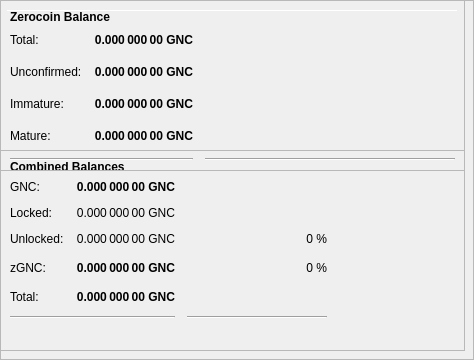
        <widget class="QFrame" name="frameObfuscation">
         <property name="minimumSize">
          <size>
           <width>0</width>
           <height>350</height>
          </size>
         </property>
         <property name="layoutDirection">
          <enum>Qt::LeftToRight</enum>
         </property>
         <property name="frameShape">
          <enum>QFrame::StyledPanel</enum>
         </property>
         <property name="frameShadow">
          <enum>QFrame::Raised</enum>
         </property>
         <widget class="QPushButton" name="runAutoDenom">
          <property name="geometry">
           <rect>
            <x>251</x>
            <y>17</y>
            <width>1</width>
            <height>1</height>
           </rect>
          </property>
          <property name="palette">
           <palette>
            <active>
             <colorrole role="WindowText">
              <brush brushstyle="SolidPattern">
               <color alpha="255">
                <red>0</red>
                <green>0</green>
                <blue>0</blue>
               </color>
              </brush>
             </colorrole>
             <colorrole role="Button">
              <brush brushstyle="SolidPattern">
               <color alpha="255">
                <red>239</red>
                <green>238</green>
                <blue>238</blue>
               </color>
              </brush>
             </colorrole>
             <colorrole role="Light">
              <brush brushstyle="SolidPattern">
               <color alpha="255">
                <red>255</red>
                <green>255</green>
                <blue>255</blue>
               </color>
              </brush>
             </colorrole>
             <colorrole role="Midlight">
              <brush brushstyle="SolidPattern">
               <color alpha="255">
                <red>247</red>
                <green>246</green>
                <blue>246</blue>
               </color>
              </brush>
             </colorrole>
             <colorrole role="Dark">
              <brush brushstyle="SolidPattern">
               <color alpha="255">
                <red>119</red>
                <green>119</green>
                <blue>119</blue>
               </color>
              </brush>
             </colorrole>
             <colorrole role="Mid">
              <brush brushstyle="SolidPattern">
               <color alpha="255">
                <red>159</red>
                <green>159</green>
                <blue>159</blue>
               </color>
              </brush>
             </colorrole>
             <colorrole role="Text">
              <brush brushstyle="SolidPattern">
               <color alpha="255">
                <red>0</red>
                <green>0</green>
                <blue>0</blue>
               </color>
              </brush>
             </colorrole>
             <colorrole role="BrightText">
              <brush brushstyle="SolidPattern">
               <color alpha="255">
                <red>255</red>
                <green>255</green>
                <blue>255</blue>
               </color>
              </brush>
             </colorrole>
             <colorrole role="ButtonText">
              <brush brushstyle="SolidPattern">
               <color alpha="255">
                <red>0</red>
                <green>0</green>
                <blue>0</blue>
               </color>
              </brush>
             </colorrole>
             <colorrole role="Base">
              <brush brushstyle="SolidPattern">
               <color alpha="255">
                <red>255</red>
                <green>255</green>
                <blue>255</blue>
               </color>
              </brush>
             </colorrole>
             <colorrole role="Window">
              <brush brushstyle="SolidPattern">
               <color alpha="255">
                <red>239</red>
                <green>238</green>
                <blue>238</blue>
               </color>
              </brush>
             </colorrole>
             <colorrole role="Shadow">
              <brush brushstyle="SolidPattern">
               <color alpha="255">
                <red>0</red>
                <green>0</green>
                <blue>0</blue>
               </color>
              </brush>
             </colorrole>
             <colorrole role="AlternateBase">
              <brush brushstyle="SolidPattern">
               <color alpha="255">
                <red>247</red>
                <green>246</green>
                <blue>246</blue>
               </color>
              </brush>
             </colorrole>
             <colorrole role="ToolTipBase">
              <brush brushstyle="SolidPattern">
               <color alpha="255">
                <red>255</red>
                <green>255</green>
                <blue>220</blue>
               </color>
              </brush>
             </colorrole>
             <colorrole role="ToolTipText">
              <brush brushstyle="SolidPattern">
               <color alpha="255">
                <red>0</red>
                <green>0</green>
                <blue>0</blue>
               </color>
              </brush>
             </colorrole>
            </active>
            <inactive>
             <colorrole role="WindowText">
              <brush brushstyle="SolidPattern">
               <color alpha="255">
                <red>0</red>
                <green>0</green>
                <blue>0</blue>
               </color>
              </brush>
             </colorrole>
             <colorrole role="Button">
              <brush brushstyle="SolidPattern">
               <color alpha="255">
                <red>239</red>
                <green>238</green>
                <blue>238</blue>
               </color>
              </brush>
             </colorrole>
             <colorrole role="Light">
              <brush brushstyle="SolidPattern">
               <color alpha="255">
                <red>255</red>
                <green>255</green>
                <blue>255</blue>
               </color>
              </brush>
             </colorrole>
             <colorrole role="Midlight">
              <brush brushstyle="SolidPattern">
               <color alpha="255">
                <red>247</red>
                <green>246</green>
                <blue>246</blue>
               </color>
              </brush>
             </colorrole>
             <colorrole role="Dark">
              <brush brushstyle="SolidPattern">
               <color alpha="255">
                <red>119</red>
                <green>119</green>
                <blue>119</blue>
               </color>
              </brush>
             </colorrole>
             <colorrole role="Mid">
              <brush brushstyle="SolidPattern">
               <color alpha="255">
                <red>159</red>
                <green>159</green>
                <blue>159</blue>
               </color>
              </brush>
             </colorrole>
             <colorrole role="Text">
              <brush brushstyle="SolidPattern">
               <color alpha="255">
                <red>0</red>
                <green>0</green>
                <blue>0</blue>
               </color>
              </brush>
             </colorrole>
             <colorrole role="BrightText">
              <brush brushstyle="SolidPattern">
               <color alpha="255">
                <red>255</red>
                <green>255</green>
                <blue>255</blue>
               </color>
              </brush>
             </colorrole>
             <colorrole role="ButtonText">
              <brush brushstyle="SolidPattern">
               <color alpha="255">
                <red>0</red>
                <green>0</green>
                <blue>0</blue>
               </color>
              </brush>
             </colorrole>
             <colorrole role="Base">
              <brush brushstyle="SolidPattern">
               <color alpha="255">
                <red>255</red>
                <green>255</green>
                <blue>255</blue>
               </color>
              </brush>
             </colorrole>
             <colorrole role="Window">
              <brush brushstyle="SolidPattern">
               <color alpha="255">
                <red>239</red>
                <green>238</green>
                <blue>238</blue>
               </color>
              </brush>
             </colorrole>
             <colorrole role="Shadow">
              <brush brushstyle="SolidPattern">
               <color alpha="255">
                <red>0</red>
                <green>0</green>
                <blue>0</blue>
               </color>
              </brush>
             </colorrole>
             <colorrole role="AlternateBase">
              <brush brushstyle="SolidPattern">
               <color alpha="255">
                <red>247</red>
                <green>246</green>
                <blue>246</blue>
               </color>
              </brush>
             </colorrole>
             <colorrole role="ToolTipBase">
              <brush brushstyle="SolidPattern">
               <color alpha="255">
                <red>255</red>
                <green>255</green>
                <blue>220</blue>
               </color>
              </brush>
             </colorrole>
             <colorrole role="ToolTipText">
              <brush brushstyle="SolidPattern">
               <color alpha="255">
                <red>0</red>
                <green>0</green>
                <blue>0</blue>
               </color>
              </brush>
             </colorrole>
            </inactive>
            <disabled>
             <colorrole role="WindowText">
              <brush brushstyle="SolidPattern">
               <color alpha="255">
                <red>119</red>
                <green>119</green>
                <blue>119</blue>
               </color>
              </brush>
             </colorrole>
             <colorrole role="Button">
              <brush brushstyle="SolidPattern">
               <color alpha="255">
                <red>239</red>
                <green>238</green>
                <blue>238</blue>
               </color>
              </brush>
             </colorrole>
             <colorrole role="Light">
              <brush brushstyle="SolidPattern">
               <color alpha="255">
                <red>255</red>
                <green>255</green>
                <blue>255</blue>
               </color>
              </brush>
             </colorrole>
             <colorrole role="Midlight">
              <brush brushstyle="SolidPattern">
               <color alpha="255">
                <red>247</red>
                <green>246</green>
                <blue>246</blue>
               </color>
              </brush>
             </colorrole>
             <colorrole role="Dark">
              <brush brushstyle="SolidPattern">
               <color alpha="255">
                <red>119</red>
                <green>119</green>
                <blue>119</blue>
               </color>
              </brush>
             </colorrole>
             <colorrole role="Mid">
              <brush brushstyle="SolidPattern">
               <color alpha="255">
                <red>159</red>
                <green>159</green>
                <blue>159</blue>
               </color>
              </brush>
             </colorrole>
             <colorrole role="Text">
              <brush brushstyle="SolidPattern">
               <color alpha="255">
                <red>119</red>
                <green>119</green>
                <blue>119</blue>
               </color>
              </brush>
             </colorrole>
             <colorrole role="BrightText">
              <brush brushstyle="SolidPattern">
               <color alpha="255">
                <red>255</red>
                <green>255</green>
                <blue>255</blue>
               </color>
              </brush>
             </colorrole>
             <colorrole role="ButtonText">
              <brush brushstyle="SolidPattern">
               <color alpha="255">
                <red>119</red>
                <green>119</green>
                <blue>119</blue>
               </color>
              </brush>
             </colorrole>
             <colorrole role="Base">
              <brush brushstyle="SolidPattern">
               <color alpha="255">
                <red>239</red>
                <green>238</green>
                <blue>238</blue>
               </color>
              </brush>
             </colorrole>
             <colorrole role="Window">
              <brush brushstyle="SolidPattern">
               <color alpha="255">
                <red>239</red>
                <green>238</green>
                <blue>238</blue>
               </color>
              </brush>
             </colorrole>
             <colorrole role="Shadow">
              <brush brushstyle="SolidPattern">
               <color alpha="255">
                <red>0</red>
                <green>0</green>
                <blue>0</blue>
               </color>
              </brush>
             </colorrole>
             <colorrole role="AlternateBase">
              <brush brushstyle="SolidPattern">
               <color alpha="255">
                <red>239</red>
                <green>238</green>
                <blue>238</blue>
               </color>
              </brush>
             </colorrole>
             <colorrole role="ToolTipBase">
              <brush brushstyle="SolidPattern">
               <color alpha="255">
                <red>255</red>
                <green>255</green>
                <blue>220</blue>
               </color>
              </brush>
             </colorrole>
             <colorrole role="ToolTipText">
              <brush brushstyle="SolidPattern">
               <color alpha="255">
                <red>0</red>
                <green>0</green>
                <blue>0</blue>
               </color>
              </brush>
             </colorrole>
            </disabled>
           </palette>
          </property>
          <property name="focusPolicy">
           <enum>Qt::NoFocus</enum>
          </property>
          <property name="autoFillBackground">
           <bool>true</bool>
          </property>
          <property name="text">
           <string/>
          </property>
          <property name="flat">
           <bool>true</bool>
          </property>
         </widget>
         <widget class="Line" name="line">
          <property name="geometry">
           <rect>
            <x>7</x>
            <y>10</y>
            <width>451</width>
            <height>1</height>
           </rect>
          </property>
          <property name="orientation">
           <enum>Qt::Horizontal</enum>
          </property>
         </widget>
         <widget class="QFrame" name="frame_3">
          <property name="geometry">
           <rect>
            <x>0</x>
            <y>150</y>
            <width>465</width>
            <height>201</height>
           </rect>
          </property>
          <property name="frameShape">
           <enum>QFrame::StyledPanel</enum>
          </property>
          <property name="frameShadow">
           <enum>QFrame::Raised</enum>
          </property>
          <layout class="QVBoxLayout" name="verticalLayout_5">
           <item>
            <layout class="QHBoxLayout" name="horizontalLayout_5" stretch="0">
             <item>
              <widget class="QLabel" name="label_5z">
               <property name="maximumSize">
                <size>
                 <width>16777215</width>
                 <height>20</height>
                </size>
               </property>
               <property name="font">
                <font>
                 <weight>75</weight>
                 <bold>true</bold>
                </font>
               </property>
               <property name="toolTip">
                <string>Combined Balances (including unconfirmed and immature coins)</string>
               </property>
               <property name="text">
                <string>&lt;html&gt;&lt;head/&gt;&lt;body&gt;&lt;p&gt;Combined Balances&lt;/p&gt;&lt;/body&gt;&lt;/html&gt;</string>
               </property>
              </widget>
             </item>
            </layout>
           </item>
           <item>
            <layout class="QGridLayout" name="gridLayout_3">
             <property name="spacing">
              <number>12</number>
             </property>
             <item row="7" column="0" colspan="2">
              <widget class="Line" name="lineSpendableBalance_3">
               <property name="orientation">
                <enum>Qt::Horizontal</enum>
               </property>
              </widget>
             </item>
             <item row="7" column="2">
              <widget class="Line" name="lineWatchBalance_3">
               <property name="sizePolicy">
                <sizepolicy hsizetype="Preferred" vsizetype="Fixed">
                 <horstretch>0</horstretch>
                 <verstretch>0</verstretch>
                </sizepolicy>
               </property>
               <property name="minimumSize">
                <size>
                 <width>140</width>
                 <height>0</height>
                </size>
               </property>
               <property name="orientation">
                <enum>Qt::Horizontal</enum>
               </property>
              </widget>
             </item>
             <item row="4" column="1">
              <widget class="QLabel" name="labelzBalancez">
               <property name="font">
                <font>
                 <weight>75</weight>
                 <bold>true</bold>
                </font>
               </property>
               <property name="cursor">
                <cursorShape>IBeamCursor</cursorShape>
               </property>
               <property name="toolTip">
                <string>Total of transactions that have yet to be confirmed, and do not yet count toward the spendable balance</string>
               </property>
               <property name="text">
                <string notr="true">0.000 000 00 GNC</string>
               </property>
               <property name="alignment">
                <set>Qt::AlignRight|Qt::AlignTrailing|Qt::AlignVCenter</set>
               </property>
               <property name="textInteractionFlags">
                <set>Qt::LinksAccessibleByMouse|Qt::TextSelectableByKeyboard|Qt::TextSelectableByMouse</set>
               </property>
              </widget>
             </item>
             <item row="6" column="1">
              <widget class="QLabel" name="labelTotalz">
               <property name="font">
                <font>
                 <weight>75</weight>
                 <bold>true</bold>
                </font>
               </property>
               <property name="cursor">
                <cursorShape>IBeamCursor</cursorShape>
               </property>
               <property name="toolTip">
                <string>Total Balance, including unconfirmed and immature coins.</string>
               </property>
               <property name="text">
                <string notr="true">0.000 000 00 GNC</string>
               </property>
               <property name="alignment">
                <set>Qt::AlignRight|Qt::AlignTrailing|Qt::AlignVCenter</set>
               </property>
               <property name="textInteractionFlags">
                <set>Qt::LinksAccessibleByMouse|Qt::TextSelectableByKeyboard|Qt::TextSelectableByMouse</set>
               </property>
              </widget>
             </item>
             <item row="4" column="3">
              <spacer name="horizontalSpacer_6">
               <property name="orientation">
                <enum>Qt::Horizontal</enum>
               </property>
               <property name="sizeHint" stdset="0">
                <size>
                 <width>40</width>
                 <height>20</height>
                </size>
               </property>
              </spacer>
             </item>
             <item row="6" column="0">
              <widget class="QLabel" name="labelTotalTextz">
               <property name="text">
                <string>Total:</string>
               </property>
              </widget>
             </item>
             <item row="1" column="0">
              <widget class="QLabel" name="labelBalanceTextz">
               <property name="text">
                <string>GNC:</string>
               </property>
              </widget>
             </item>
             <item row="1" column="1">
              <widget class="QLabel" name="labelBalancez">
               <property name="font">
                <font>
                 <weight>75</weight>
                 <bold>true</bold>
                </font>
               </property>
               <property name="cursor">
                <cursorShape>IBeamCursor</cursorShape>
               </property>
               <property name="toolTip">
                <string>Your current spendable balance</string>
               </property>
               <property name="text">
                <string notr="true">0.000 000 00 GNC</string>
               </property>
               <property name="alignment">
                <set>Qt::AlignRight|Qt::AlignTrailing|Qt::AlignVCenter</set>
               </property>
               <property name="textInteractionFlags">
                <set>Qt::LinksAccessibleByMouse|Qt::TextSelectableByKeyboard|Qt::TextSelectableByMouse</set>
               </property>
              </widget>
             </item>
             <item row="4" column="0">
              <widget class="QLabel" name="labelzBalanceTextz">
               <property name="toolTip">
                <string/>
               </property>
               <property name="text">
                <string>zGNC:</string>
               </property>
              </widget>
             </item>
             <item row="4" column="2">
              <widget class="QLabel" name="labelzGNCPercent">
               <property name="toolTip">
                <string>Current percentage of zGNC.
If AutoMint is enabled this percentage will settle around the configured AutoMint percentage (default = 10%)</string>
               </property>
               <property name="text">
                <string>0 %</string>
               </property>
               <property name="alignment">
                <set>Qt::AlignRight|Qt::AlignTrailing|Qt::AlignVCenter</set>
               </property>
              </widget>
             </item>
             <item row="6" column="2">
              <widget class="QLabel" name="label100Percent">
               <property name="text">
                <string/>
               </property>
               <property name="alignment">
                <set>Qt::AlignRight|Qt::AlignTrailing|Qt::AlignVCenter</set>
               </property>
              </widget>
             </item>
             <item row="2" column="1">
              <widget class="QLabel" name="labelLockedBalance">
               <property name="toolTip">
                <string>Locked GNC or Masternode collaterals. These are excluded from zGNC minting.</string>
               </property>
               <property name="text">
                <string>0.000 000 00 GNC</string>
               </property>
               <property name="alignment">
                <set>Qt::AlignRight|Qt::AlignTrailing|Qt::AlignVCenter</set>
               </property>
              </widget>
             </item>
             <item row="2" column="0">
              <widget class="QLabel" name="labelLockedBalanceText">
               <property name="toolTip">
                <string>Locked GNC or Masternode collaterals. These are excluded from zGNC minting.</string>
               </property>
               <property name="text">
                <string>Locked:</string>
               </property>
              </widget>
             </item>
             <item row="3" column="0">
              <widget class="QLabel" name="labelUnLockedBalanceText">
               <property name="toolTip">
                <string>Unlocked GNCs. These can be used for zGNC minting.</string>
               </property>
               <property name="text">
                <string>Unlocked:</string>
               </property>
              </widget>
             </item>
             <item row="3" column="1">
              <widget class="QLabel" name="labelUnLockedBalance">
               <property name="toolTip">
                <string>Unlocked GNCs. These can be used for zGNC minting.</string>
               </property>
               <property name="text">
                <string>0.000 000 00 GNC</string>
               </property>
               <property name="alignment">
                <set>Qt::AlignRight|Qt::AlignTrailing|Qt::AlignVCenter</set>
               </property>
              </widget>
             </item>
             <item row="3" column="2">
              <widget class="QLabel" name="labelGNCPercent">
               <property name="text">
                <string>0 %</string>
               </property>
               <property name="alignment">
                <set>Qt::AlignRight|Qt::AlignTrailing|Qt::AlignVCenter</set>
               </property>
              </widget>
             </item>
            </layout>
           </item>
           <item>
            <spacer name="verticalSpacer">
             <property name="orientation">
              <enum>Qt::Vertical</enum>
             </property>
             <property name="sizeHint" stdset="0">
              <size>
               <width>20</width>
               <height>40</height>
              </size>
             </property>
            </spacer>
           </item>
          </layout>
         </widget>
         <widget class="QFrame" name="frame_4">
          <property name="geometry">
           <rect>
            <x>0</x>
            <y>0</y>
            <width>465</width>
            <height>171</height>
           </rect>
          </property>
          <property name="frameShape">
           <enum>QFrame::StyledPanel</enum>
          </property>
          <property name="frameShadow">
           <enum>QFrame::Raised</enum>
          </property>
          <layout class="QVBoxLayout" name="verticalLayout_7">
           <item>
            <layout class="QHBoxLayout" name="horizontalLayout_8" stretch="0">
             <item>
              <widget class="QLabel" name="label_5z_3">
               <property name="maximumSize">
                <size>
                 <width>16777215</width>
                 <height>20</height>
                </size>
               </property>
               <property name="font">
                <font>
                 <weight>75</weight>
                 <bold>true</bold>
                </font>
               </property>
               <property name="text">
                <string>Zerocoin Balance</string>
               </property>
              </widget>
             </item>
            </layout>
           </item>
           <item>
            <layout class="QGridLayout" name="gridLayout_5">
             <property name="spacing">
              <number>12</number>
             </property>
             <item row="4" column="0">
              <widget class="QLabel" name="labelzBalanceMatureText">
               <property name="toolTip">
                <string>Mature: more than 20 confirmation and more than 3 mints of the same denomination after it was minted.
These zGNC are spendable.</string>
               </property>
               <property name="text">
                <string>Mature:</string>
               </property>
              </widget>
             </item>
             <item row="5" column="0" colspan="2">
              <widget class="Line" name="lineSpendableBalance_5">
               <property name="orientation">
                <enum>Qt::Horizontal</enum>
               </property>
              </widget>
             </item>
             <item row="1" column="1">
              <widget class="QLabel" name="labelzBalance">
               <property name="font">
                <font>
                 <weight>75</weight>
                 <bold>true</bold>
                </font>
               </property>
               <property name="cursor">
                <cursorShape>IBeamCursor</cursorShape>
               </property>
               <property name="toolTip">
                <string>All available zGNC, unconfirmed and immature zGNC included.</string>
               </property>
               <property name="text">
                <string notr="true">0.000 000 00 GNC</string>
               </property>
               <property name="alignment">
                <set>Qt::AlignRight|Qt::AlignTrailing|Qt::AlignVCenter</set>
               </property>
               <property name="textInteractionFlags">
                <set>Qt::LinksAccessibleByMouse|Qt::TextSelectableByKeyboard|Qt::TextSelectableByMouse</set>
               </property>
              </widget>
             </item>
             <item row="5" column="2">
              <widget class="Line" name="lineWatchBalance_5">
               <property name="sizePolicy">
                <sizepolicy hsizetype="Preferred" vsizetype="Fixed">
                 <horstretch>0</horstretch>
                 <verstretch>0</verstretch>
                </sizepolicy>
               </property>
               <property name="minimumSize">
                <size>
                 <width>140</width>
                 <height>0</height>
                </size>
               </property>
               <property name="orientation">
                <enum>Qt::Horizontal</enum>
               </property>
              </widget>
             </item>
             <item row="1" column="0">
              <widget class="QLabel" name="labelzBalanceText">
               <property name="toolTip">
                <string>All available zGNC, unconfirmed and immature zGNC included.</string>
               </property>
               <property name="text">
                <string>Total:</string>
               </property>
              </widget>
             </item>
             <item row="1" column="2">
              <spacer name="horizontalSpacer_8">
               <property name="orientation">
                <enum>Qt::Horizontal</enum>
               </property>
               <property name="sizeHint" stdset="0">
                <size>
                 <width>40</width>
                 <height>20</height>
                </size>
               </property>
              </spacer>
             </item>
             <item row="4" column="2">
              <spacer name="horizontalSpacer_4">
               <property name="orientation">
                <enum>Qt::Horizontal</enum>
               </property>
               <property name="sizeHint" stdset="0">
                <size>
                 <width>40</width>
                 <height>20</height>
                </size>
               </property>
              </spacer>
             </item>
             <item row="4" column="1">
              <widget class="QLabel" name="labelzBalanceMature">
               <property name="font">
                <font>
                 <weight>75</weight>
                 <bold>true</bold>
                </font>
               </property>
               <property name="toolTip">
                <string>Mature: more than 20 confirmation and more than 3 mints of the same denomination after it was minted.
These zGNC are spendable.</string>
               </property>
               <property name="text">
                <string>0.000 000 00 GNC</string>
               </property>
               <property name="alignment">
                <set>Qt::AlignRight|Qt::AlignTrailing|Qt::AlignVCenter</set>
               </property>
              </widget>
             </item>
             <item row="2" column="0">
              <widget class="QLabel" name="labelzBalanceUnconfirmedText">
               <property name="toolTip">
                <string>Unconfirmed: less than 20 confirmations
Immature: confirmed, but less than 3 mints of the same denomination after it was minted</string>
               </property>
               <property name="text">
                <string>Unconfirmed:</string>
               </property>
              </widget>
             </item>
             <item row="2" column="1">
              <widget class="QLabel" name="labelzBalanceUnconfirmed">
               <property name="font">
                <font>
                 <weight>75</weight>
                 <bold>true</bold>
                </font>
               </property>
               <property name="toolTip">
                <string>Unconfirmed: less than 20 confirmations
Immature: confirmed, but less than 3 mints of the same denomination after it was minted</string>
               </property>
               <property name="text">
                <string>0.000 000 00 GNC</string>
               </property>
               <property name="alignment">
                <set>Qt::AlignRight|Qt::AlignTrailing|Qt::AlignVCenter</set>
               </property>
              </widget>
             </item>
             <item row="2" column="2">
              <spacer name="horizontalSpacer_5">
               <property name="orientation">
                <enum>Qt::Horizontal</enum>
               </property>
               <property name="sizeHint" stdset="0">
                <size>
                 <width>40</width>
                 <height>20</height>
                </size>
               </property>
              </spacer>
             </item>
             <item row="3" column="0">
              <widget class="QLabel" name="labelzBalanceImmatureText">
               <property name="toolTip">
                <string>Unconfirmed: less than 20 confirmations
Immature: confirmed, but less than 3 mints of the same denomination after it was minted</string>
               </property>
               <property name="text">
                <string>Immature:</string>
               </property>
              </widget>
             </item>
             <item row="3" column="1">
              <widget class="QLabel" name="labelzBalanceImmature">
               <property name="font">
                <font>
                 <weight>75</weight>
                 <bold>true</bold>
                </font>
               </property>
               <property name="toolTip">
                <string>Unconfirmed: less than 20 confirmations
Immature: confirmed, but less than 3 mints of the same denomination after it was minted</string>
               </property>
               <property name="text">
                <string>0.000 000 00 GNC</string>
               </property>
               <property name="alignment">
                <set>Qt::AlignRight|Qt::AlignTrailing|Qt::AlignVCenter</set>
               </property>
              </widget>
             </item>
             <item row="3" column="2">
              <spacer name="horizontalSpacer_7">
               <property name="orientation">
                <enum>Qt::Horizontal</enum>
               </property>
               <property name="sizeHint" stdset="0">
                <size>
                 <width>40</width>
                 <height>20</height>
                </size>
               </property>
              </spacer>
             </item>
            </layout>
           </item>
          </layout>
         </widget>
        </widget>
